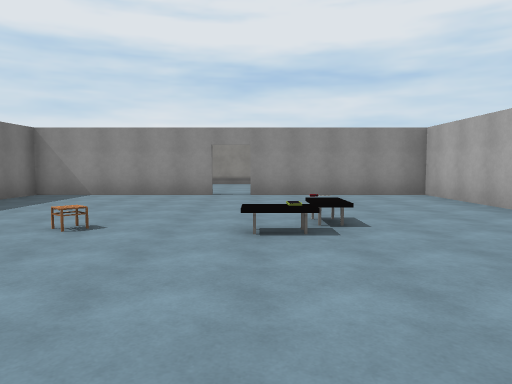
View 1 (above)

14 first-person views from a walk through a scene from a Unity 3-D project. The camera is 1.5 m above the floor, tilts 4° down and sees 70° across. Doors are open. The floor is counted in squares, 2 m on a side. Each view is taken from the middle of a square. On the plan, view 1 faces up. The plan holds only what a view shows up to about 11 squares ahead; the rest is blank. The place goes on beyond the plan. The player character is not drawn. Some surface patterns are stand-ins.

View 2
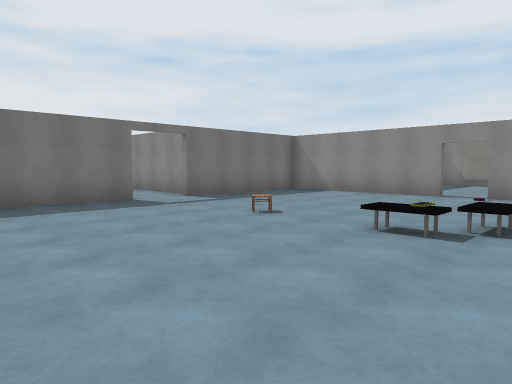

View 3
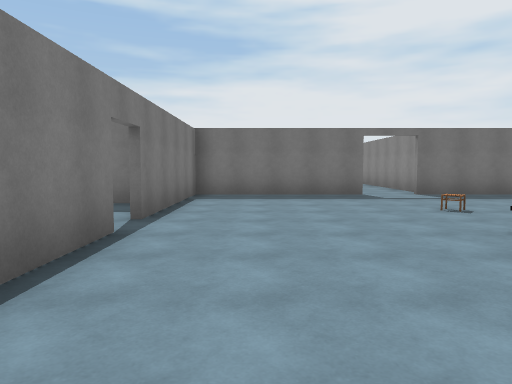

View 4
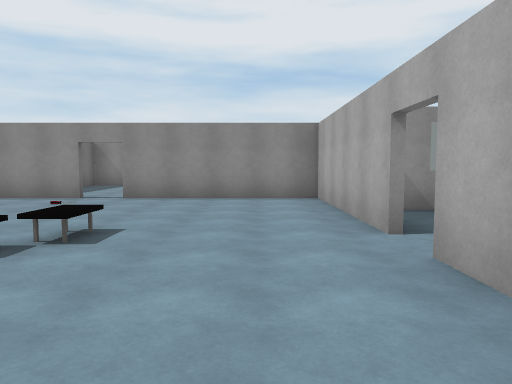

View 5
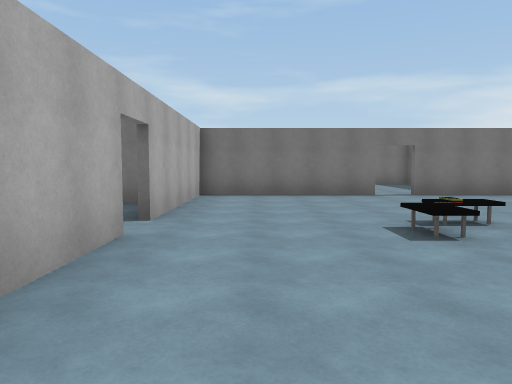

View 6
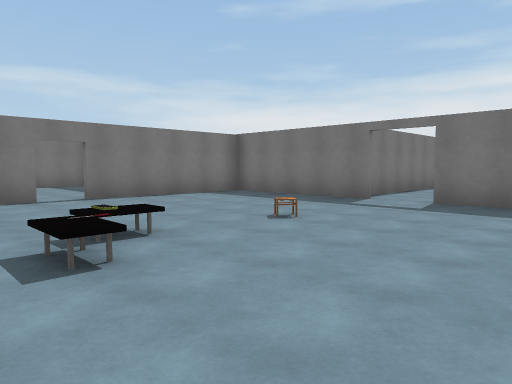

View 7
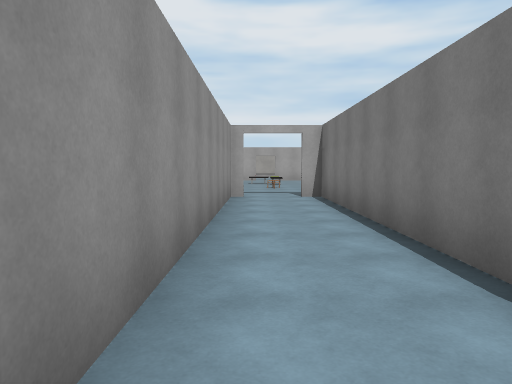

View 8
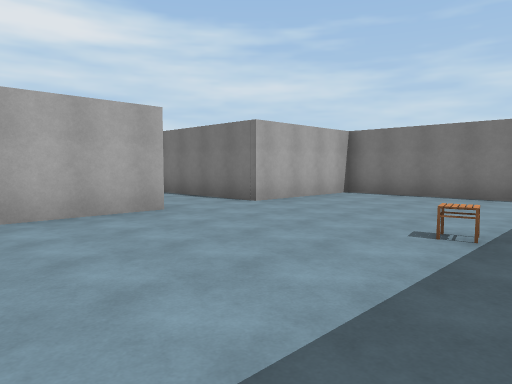

View 9
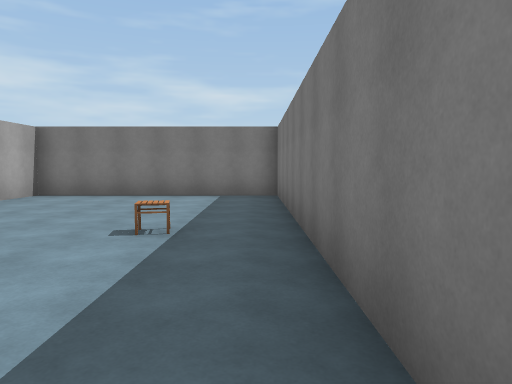

View 10
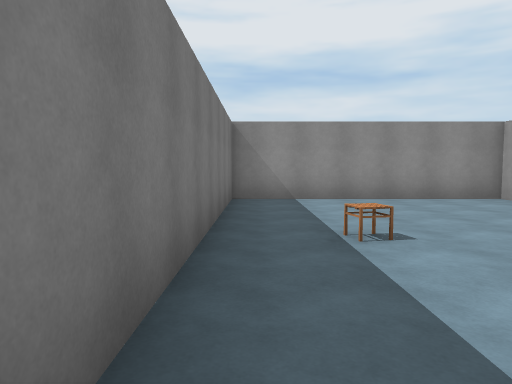

View 11
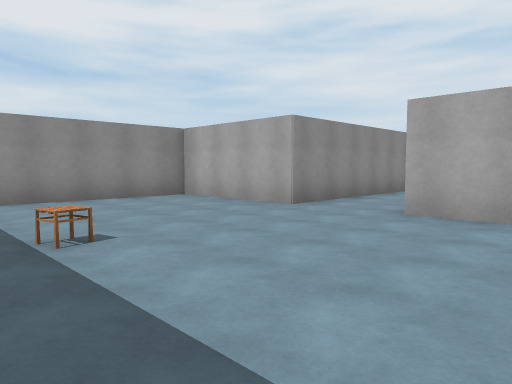

View 12
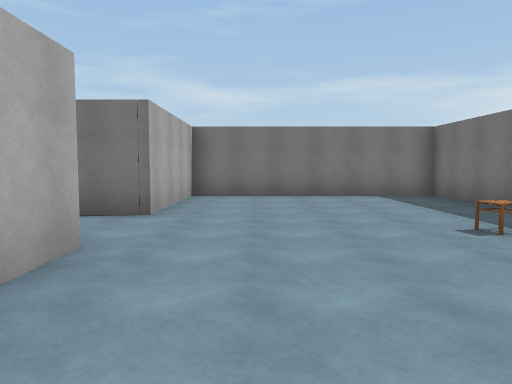

View 13
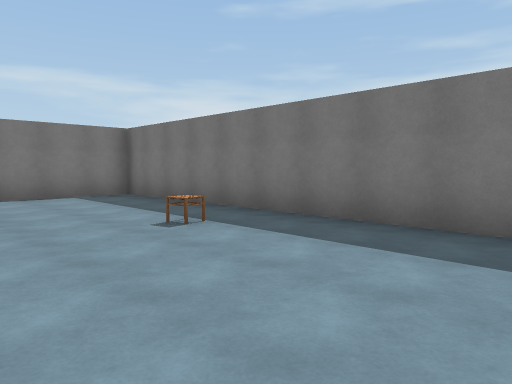

View 14
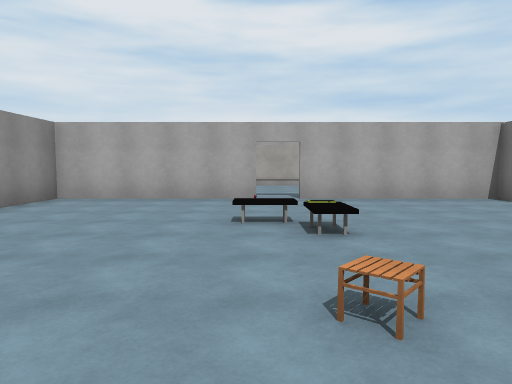

### Floor plan
Points are (right, up) in squares from view 1. A wall is a line through its corners. A room is listed if a view was taken in it or the views show most of it. See-through windows are left out.
Room 1 (views 1, 2, 3, 4, 5, 6, 14)
walls: (-0.2, -0.6) (4.5, -0.6) (4.5, 4); (-5.8, 3.9) (-5.8, -0.6) (-1.1, -0.6); (4.5, 5) (4.5, 9.6) (-0.2, 9.6); (-1.1, 9.6) (-5.8, 9.6) (-5.8, 5.2)
ways out: open door at (-6, 4.5) to room 2; open door at (-0.5, -1); open door at (-0.5, 10); open door at (5, 4.5)
objects: table (0, 4); table (0, 5); other object (1, 5)
Room 2 (views 7, 8, 9, 10, 11, 12, 13)
walls: (-6.1, 5.6) (-14.4, 5.6) (-14.4, 9.4) (-20.6, 9.4) (-20.6, -0.4) (-14.4, -0.4) (-14.4, 3.4) (-6, 3.4) (-6, 3.9)
ways out: open door at (-6, 4.5) to room 1
objects: table (-19, 5)

Positions as (right, up) in squares from view 1, and headings:
1: (0, 0), facing up
2: (2, 0), facing up-left
3: (4, 1), facing left
4: (3, 1), facing up
5: (3, 9), facing down
6: (2, 8), facing down-left
7: (-15, 5), facing right
8: (-20, 9), facing down-right
9: (-20, 9), facing down
10: (-20, 1), facing up
11: (-20, 1), facing up-right
12: (-16, 9), facing down
13: (-16, 9), facing down-left
14: (-4, 5), facing right
